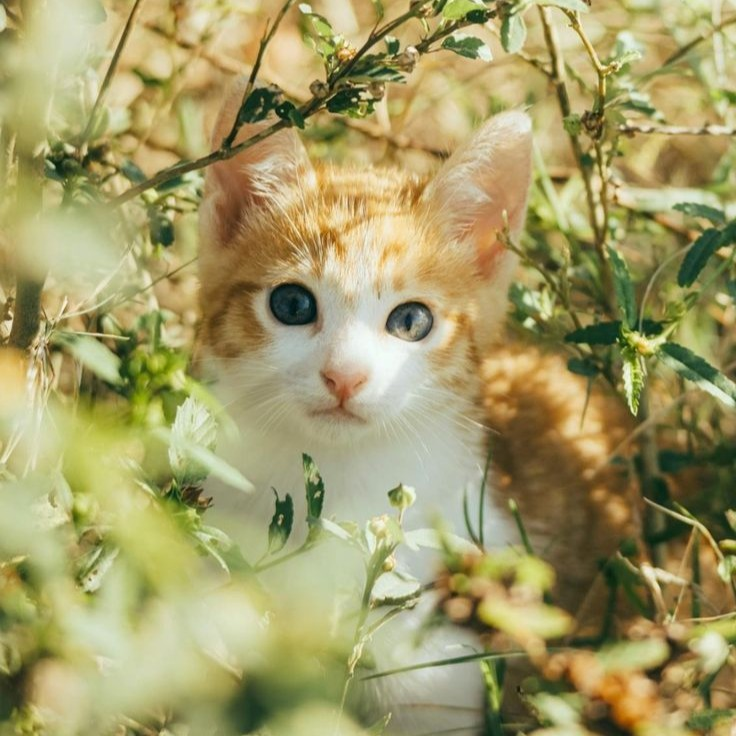
#> input picture Image Grid Processing/kitten.jpg, 736 x 736 px, found by its file name
$ jupyter execute ImageGridProcessing.ipynb
#> lines starting #> are read from the running program, lines starting #| are printed output that depends on the picture; after the words box and inside, x2 and y2 are one past the last pixel; in counts of white or black regions, pixels touching at a corner belong together
[cell 1]
from google.colab import drive
import cv2
import numpy as np
from matplotlib import pyplot as plt

[cell 2]
drive.mount('/content/drive')
path = '/content/drive/My Drive/pcdpunya/kitten.jpg'

[cell 3]
# Membaca file RGB
i = cv2.imread(path)
#> i is the input picture: shape (736, 736, 3); mean B, G, R 102.9, 155.2, 163
i = cv2.cvtColor(i, cv2.COLOR_BGR2RGB)

print(i.shape)
#| (736, 736, 3)

# Menampilkan gambar RGB
fig, axs = plt.subplots(1, 2, figsize=(10, 5))

axs[0].imshow(i)
axs[0].set_title('Citra Asli (RGB)')

axs[1].imshow(i)
axs[1].set_title('Citra dengan Grid')
axs[1].grid(True, color='blue', linewidth=1)

[cell 4]
print("Matriks citra RGB (5x10 piksel pertama):")
print(i[:5, :10])
#> (printed output is left out)

[cell 5]
# Histogram RGB
r = cv2.calcHist([i], [0], None, [256], [0, 256])
#> r = 256 values, max 6575 at index 197, min 12 at index 0, mean 2116
g = cv2.calcHist([i], [1], None, [256], [0, 256])
#> g = 256 values, max 5712 at index 197, min 0 at index 0, mean 2116
b = cv2.calcHist([i], [2], None, [256], [0, 256])
#> b = 256 values, max 3958 at index 116, min 0 at index 252, mean 2116

plt.plot(r, color='red')
plt.plot(g, color='green')
plt.plot(b, color='blue')
plt.xlim([0, 256])
plt.title('Histogram RGB')
#> figure, not shown here; curve peaks at x = 197, y = 6575; curve peaks at x = 197, y = 5712; curve peaks at x = 116, y = 3958

[cell 6]
red = i[:, :, 0]
green = i[:, :, 1]
blue = i[:, :, 2]

merah = np.zeros_like(i)
hijau = np.zeros_like(i)
biru = np.zeros_like(i)

merah[:, :, 0] = red
hijau[:, :, 1] = green
biru[:, :, 2] = blue

[cell 7]
fig, axs = plt.subplots(1, 3, figsize=(16, 8))

axs[0].imshow(merah)
axs[0].set_title('Kanal Merah')
axs[0].axis('off')

axs[1].imshow(hijau)
axs[1].set_title('Kanal Hijau')
axs[1].axis('off')

axs[2].imshow(biru)
axs[2].set_title('Kanal Biru')
axs[2].axis('off')

[cell 8]
fig, axs = plt.subplots(1, 3, figsize=(25, 5))

axs[0].hist(red.ravel(), 256, [0, 256], color='red')
axs[0].set_title('Histogram Kanal Merah')

axs[1].hist(green.ravel(), 256, [0, 256], color='green')
axs[1].set_title('Histogram Kanal Hijau')

axs[2].hist(blue.ravel(), 256, [0, 256], color='blue')
axs[2].set_title('Histogram Kanal Biru')
#> figure, not shown here; panel 1: tallest bar 6575 high, from x = 197 to 198; panel 2: tallest bar 5712 high, from x = 197 to 198; panel 3: tallest bar 3958 high, from x = 116 to 117

[cell 9]
gs = cv2.cvtColor(i, cv2.COLOR_RGB2GRAY)

fig, axs = plt.subplots(1, 2, figsize=(12, 5))

axs[0].imshow(gs, cmap='gray')
axs[0].set_title('Citra Grayscale')

axs[1].hist(gs.ravel(), bins=256, range=[0, 256], color='gray')
axs[1].set_title('Histogram Grayscale')
#> figure, not shown here; panel 2: tallest bar 6090 high, from x = 193 to 194

[cell 10]
_, bn = cv2.threshold(gs, 127, 255, cv2.THRESH_BINARY)
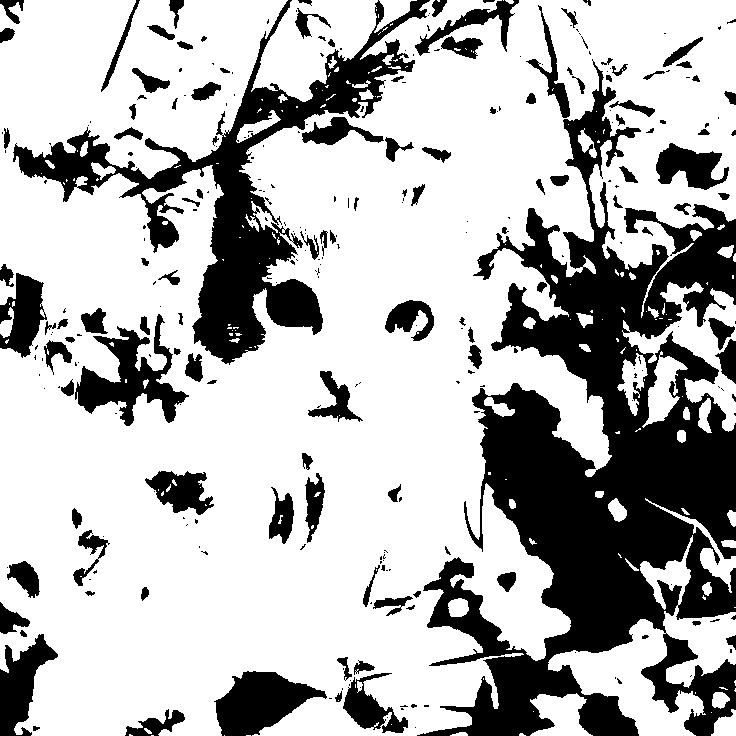
#> bn: shape (736, 736); 71% white; 297 black regions (177 under 20 px), largest, box (x1, y1, x2, y2) and area: (417, 59, 736, 736) 87466, (13, 0, 430, 365) 27605, (75, 314, 189, 426) 4765

fig, axs = plt.subplots(1, 2, figsize=(12, 5))

axs[0].imshow(bn, cmap='gray')
axs[0].set_title('Citra Biner')

bn_01 = (bn / 255).astype(int)
axs[1].hist(bn_01.ravel(), bins=[-0.5, 0.5, 1.5], color='black', rwidth=0.8)
axs[1].set_xticks([0, 1])
axs[1].set_title('Histogram Biner')

[cell 11]
beta=50

highbrightness = cv2.convertScaleAbs(i, beta=beta)
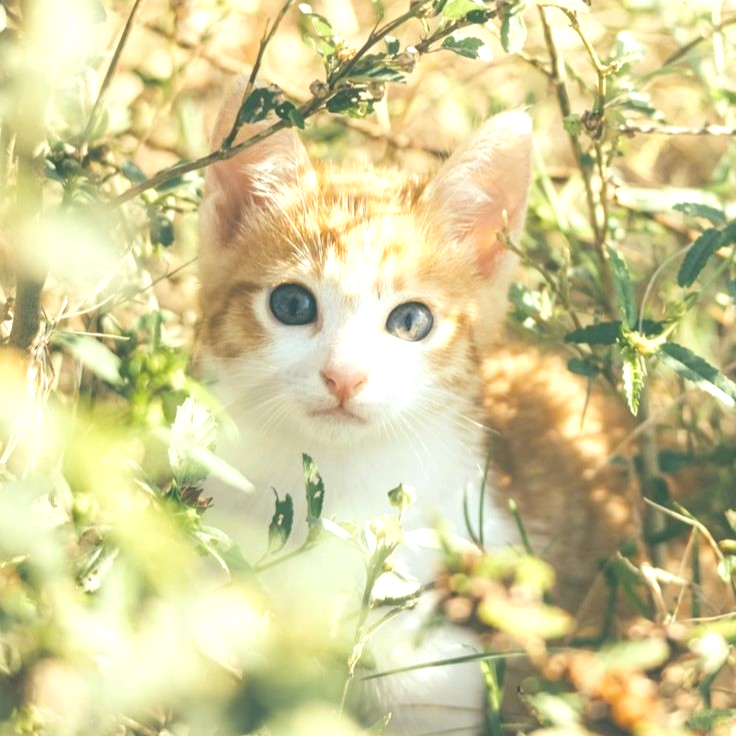
#> highbrightness: shape (736, 736, 3); mean R, G, B 210.5, 203.6, 152.7

fig, axs = plt.subplots(1, 2, figsize=(12, 5))

axs[0].imshow(highbrightness)
axs[0].set_title('Citra High Brightness')

r = cv2.calcHist([highbrightness], [0], None, [256], [0, 256])
#> r = 256 values, max 111045 at index 255, min 0 at index 0, mean 2116
g = cv2.calcHist([highbrightness], [1], None, [256], [0, 256])
#> g = 256 values, max 85137 at index 255, min 0 at index 0, mean 2116
b = cv2.calcHist([highbrightness], [2], None, [256], [0, 256])
#> b = 256 values, max 7650 at index 255, min 0 at index 0, mean 2116

axs[1].plot(r, color='red')
axs[1].plot(g, color='green')
axs[1].plot(b, color='blue')
axs[1].set_xlim([0, 256])
axs[1].set_title('Histogram RGB High Brightness')
#> figure, not shown here; panel 2: curve peaks at x = 255, y = 111045; panel 2: curve peaks at x = 255, y = 85137; panel 2: curve peaks at x = 255, y = 7650

[cell 12]
beta=-50

lowbrightness = cv2.convertScaleAbs(i, beta=beta)
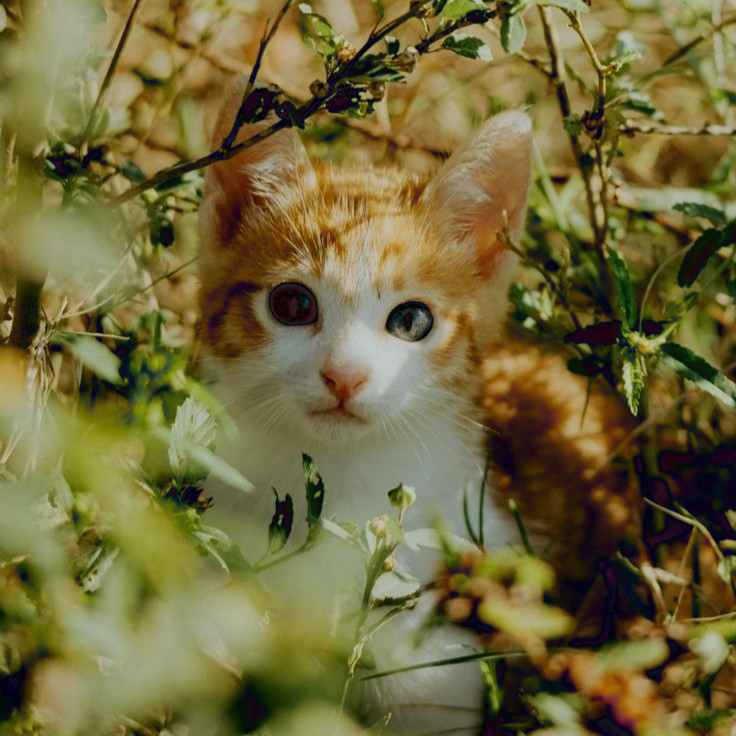
#> lowbrightness: shape (736, 736, 3); mean R, G, B 114.1, 105.5, 59

fig, axs = plt.subplots(1, 2, figsize=(12, 5))

axs[0].imshow(lowbrightness)
axs[0].set_title('Citra Low Brightness')

r = cv2.calcHist([lowbrightness], [0], None, [256], [0, 256])
#> r = 256 values, max 6575 at index 147, min 0 at index 206, mean 2116
g = cv2.calcHist([lowbrightness], [1], None, [256], [0, 256])
#> g = 256 values, max 5712 at index 147, min 0 at index 205, mean 2116
b = cv2.calcHist([lowbrightness], [2], None, [256], [0, 256])
#> b = 256 values, max 7007 at index 13, min 0 at index 202, mean 2116

axs[1].plot(r, color='red')
axs[1].plot(g, color='green')
axs[1].plot(b, color='blue')
axs[1].set_xlim([0, 256])
axs[1].set_title('Histogram RGB Low Brightness')
#> figure, not shown here; panel 2: curve peaks at x = 147, y = 6575; panel 2: curve peaks at x = 147, y = 5712; panel 2: curve peaks at x = 13, y = 7007

[cell 13]
hsv = cv2.cvtColor(i, cv2.COLOR_RGB2HSV)
#> hsv: shape (736, 736, 3); mean H, S, V 28.9, 104.9, 166.4
h, s, v = cv2.split(hsv)
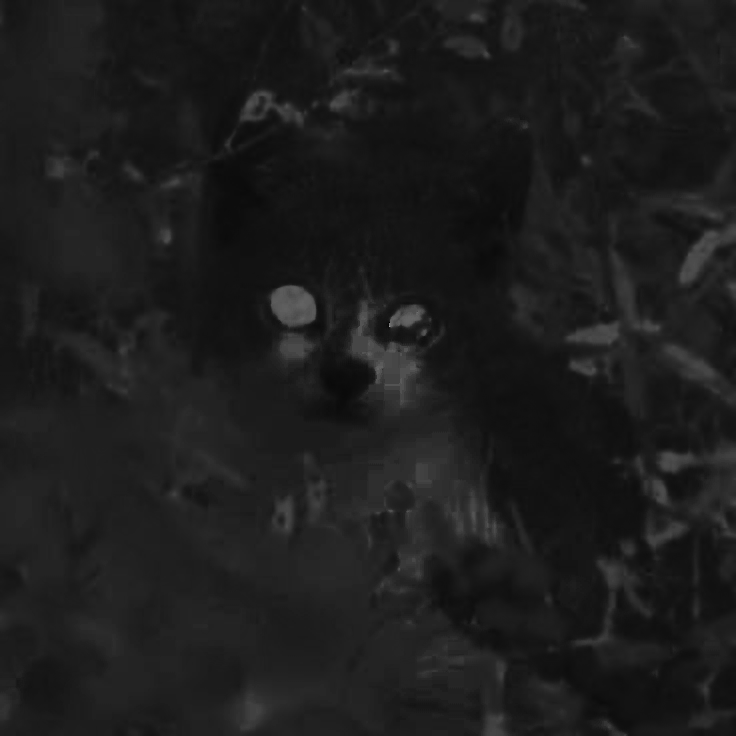
#> h: shape (736, 736); min 0, max 165, mean 28.9
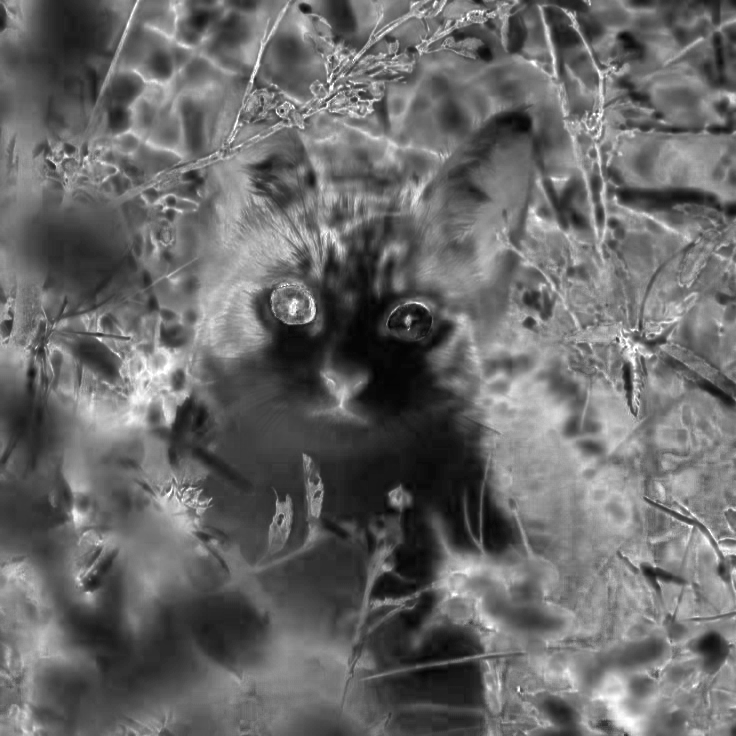
#> s: shape (736, 736); min 0, max 255, mean 104.9
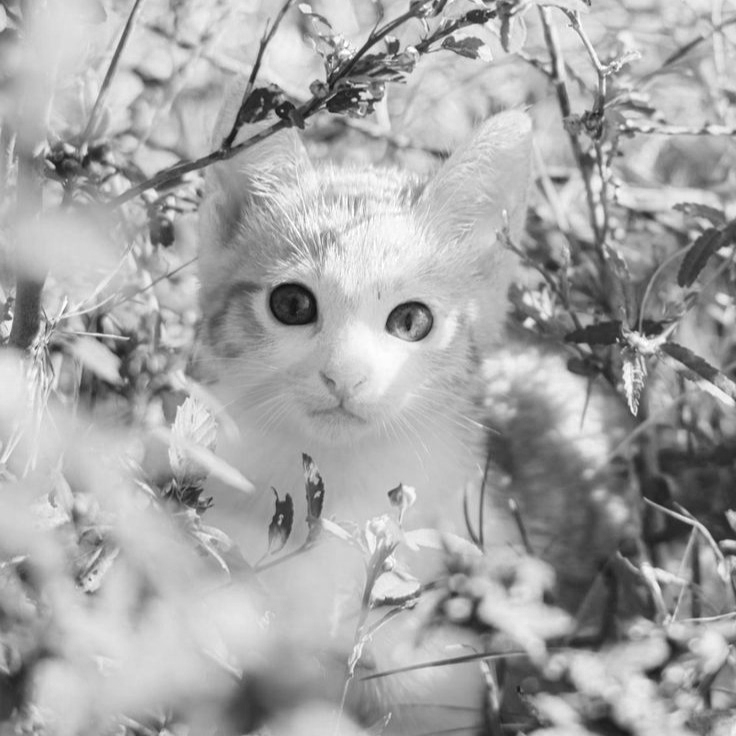
#> v: shape (736, 736); min 14, max 255, mean 166.4
vequal = cv2.equalizeHist(v)
hsv_equal = cv2.merge([h, s, vequal])
#> hsv_equal: shape (736, 736, 3); mean H, S, V 28.9, 104.9, 128.3
img_hasil = cv2.cvtColor(hsv_equal, cv2.COLOR_HSV2RGB)
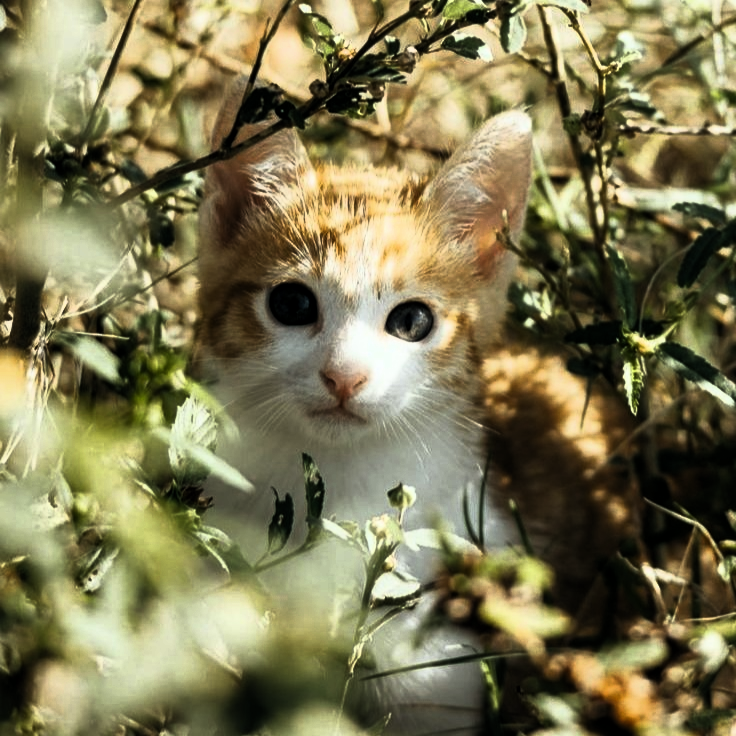
#> img_hasil: shape (736, 736, 3); mean R, G, B 126.2, 120.1, 82.9

fig, axs = plt.subplots(1, 2, figsize=(12, 5))

axs[0].imshow(img_hasil)
axs[0].set_title('Hasil Equalisasi (RGB)')

r = cv2.calcHist([img_hasil], [0], None, [256], [0, 256])
#> r = 256 values, max 4793 at index 173, min 424 at index 242, mean 2116
g = cv2.calcHist([img_hasil], [1], None, [256], [0, 256])
#> g = 256 values, max 4694 at index 207, min 435 at index 242, mean 2116
b = cv2.calcHist([img_hasil], [2], None, [256], [0, 256])
#> b = 256 values, max 5837 at index 9, min 30 at index 255, mean 2116

axs[1].plot(r, color='r')
axs[1].plot(g, color='g')
axs[1].plot(b, color='b')
axs[1].set_xlim([0, 256])
axs[1].set_title('Histogram RGB')
#> figure, not shown here; panel 2: curve peaks at x = 173, y = 4793; panel 2: curve peaks at x = 207, y = 4694; panel 2: curve peaks at x = 9, y = 5837

[cell 14]
ekual = cv2.equalizeHist(gs)
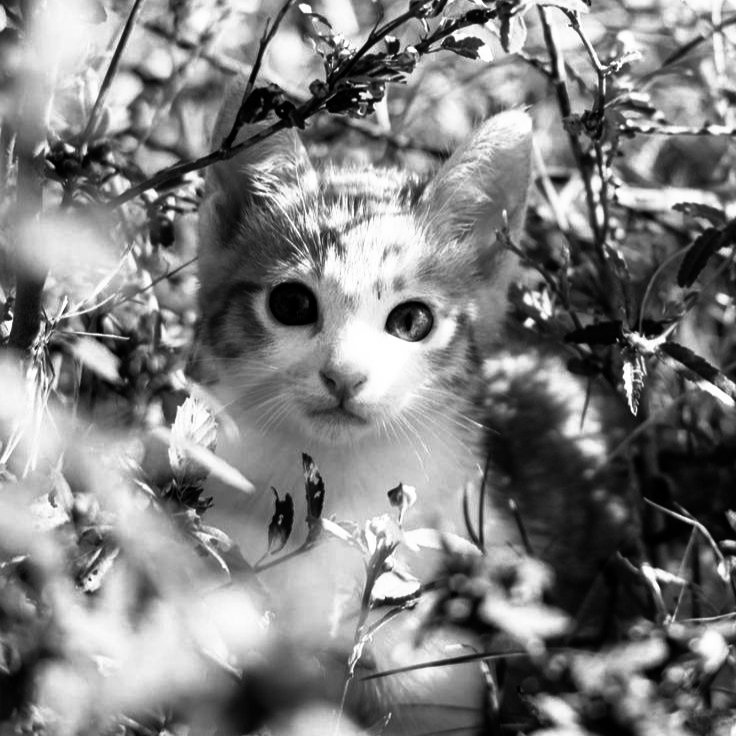
#> ekual: shape (736, 736); min 0, max 255, mean 128.3

fig, axs = plt.subplots(1, 2, figsize=(12, 5))

axs[0].imshow(ekual, cmap='gray')
axs[0].set_title('Hasil Equalisasi (Grayscale)')

axs[1].hist(ekual.ravel(), bins=256, range=[0, 256], color='gray')
axs[1].set_title('Histogram Equalisasi Grayscale')
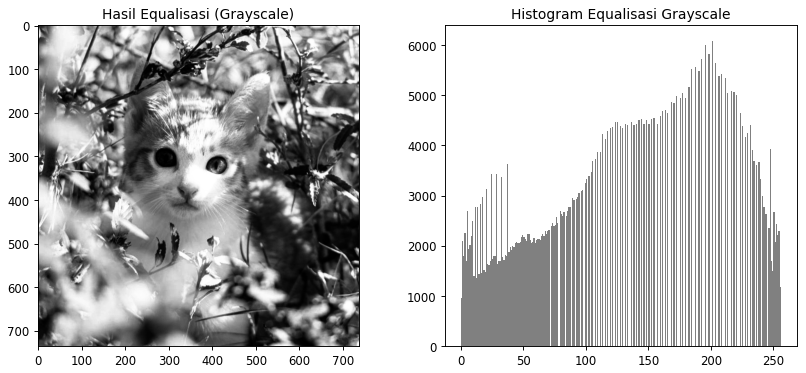
#> figure drawn by matplotlib, 2 panels; panel 2: tallest bar 6090 high, from x = 201 to 202
